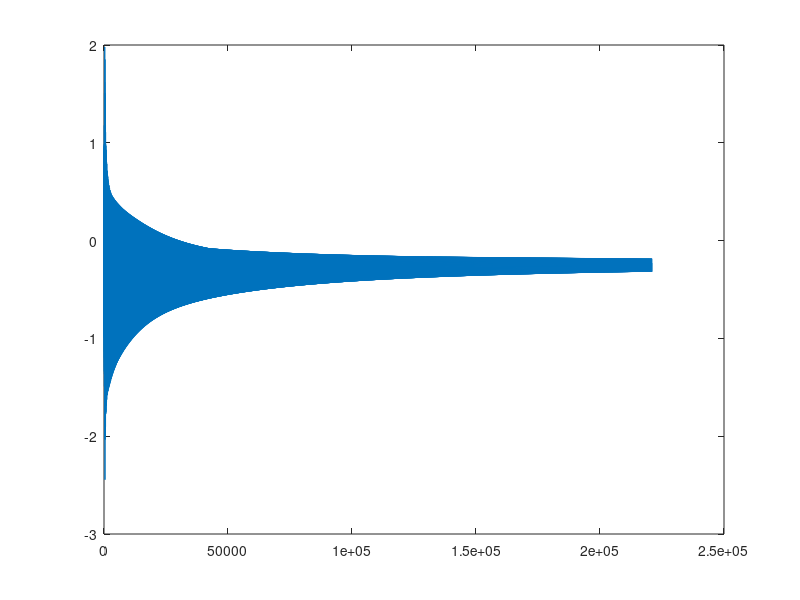

Source code (MATLAB):
%% CONSTS
SR = 44100;
BurstLen = SR / 100;
ZerosLen = 5 * SR;
Len = ZerosLen + BurstLen;
L = 100;

%% GENERATE INPUT SIGNAL
x = rand(BurstLen, 1) * 2 - 1 ;
x = [x; zeros(ZerosLen,1)];

% plot(x);

%% SIMPLE KS 
y = zeros(Len, 1);

% y[n] = x[n] + 0.5y[n − L] + 0.5y[n − (L + 1)]
for n = 1:Len
    y(n) = x(n); % + x[n]
    if n - L > 0
        y(n) = y(n) + 0.5 * y(n-L); %  + 0.5y[n − L]
    end
    if n - (L+1) > 0
        y(n) = y(n) + 0.5 * y(n-L-1); % + 0.5y[n − (L + 1)] 
    end
end

plot(y);

%% FRACTIONAL DELAY

%% ALL PASS
